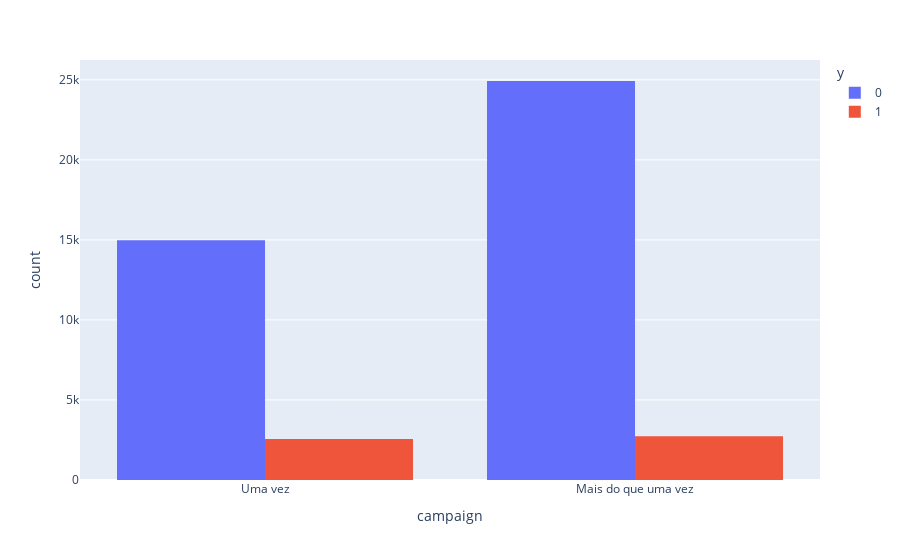

Notebook source saved alongside this figure:
### Code cell
px.histogram(data, x="campaign", color="y", barmode = 'group')

### Figure 1 — Plotly figure (JSON) as saved in the notebook; plotly's stock layout.template omitted (floating-point values rounded to 4 significant figures; data arrays with more than 128 entries replaced by an {"elided": "..."} marker saying what was removed)
{"data": [{"alignmentgroup": "True", "bingroup": "x", "hovertemplate": "y=0<br>campaign=%{x}<br>count=%{y}<extra></extra>", "legendgroup": "0", "marker": {"color": "#636efa"}, "name": "0", "offsetgroup": "0", "orientation": "v", "showlegend": true, "type": "histogram", "x": {"elided": "39901 str values"}, "xaxis": "x", "yaxis": "y"}, {"alignmentgroup": "True", "bingroup": "x", "hovertemplate": "y=1<br>campaign=%{x}<br>count=%{y}<extra></extra>", "legendgroup": "1", "marker": {"color": "#EF553B"}, "name": "1", "offsetgroup": "1", "orientation": "v", "showlegend": true, "type": "histogram", "x": {"elided": "5289 str values"}, "xaxis": "x", "yaxis": "y"}], "layout": {"barmode": "group", "legend": {"title": {"text": "y"}, "tracegroupgap": 0}, "margin": {"t": 60}, "xaxis": {"anchor": "y", "domain": [0, 1], "title": {"text": "campaign"}}, "yaxis": {"anchor": "x", "domain": [0, 1], "title": {"text": "count"}}}}
